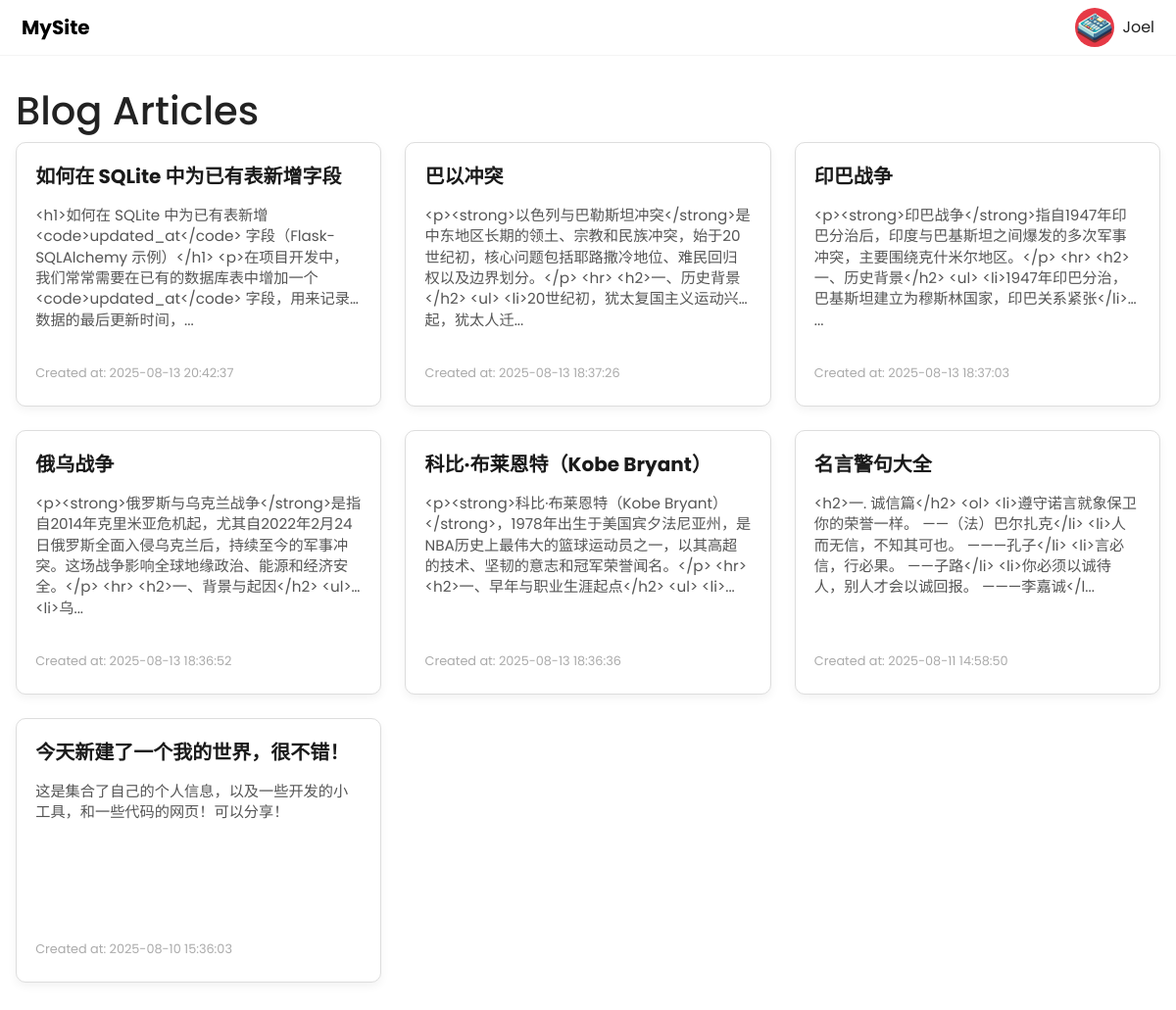
Screenshot of /blog/ with the database file from the repository.
### models/blog.py (models this page shows)
class Blog(db.Model):
    __tablename__ = 'blog'
    id = db.Column(db.Integer, primary_key=True)
    title = db.Column(db.String(150), nullable=False)
    content = db.Column(db.Text, nullable=False)
    cover_img = db.Column(db.String(200), nullable=True)
    created_at = db.Column(db.DateTime, default=datetime.utcnow)
    updated_at = db.Column(db.DateTime, default=datetime.utcnow, onupdate=datetime.utcnow)

### routes/blog.py (the view)
@blog_bp.route('/')
def blog_list():
    contents = Blog.query.order_by(Blog.created_at.desc()).all()
    return render_template('blog.html', contents=contents)

### templates/blog.html
{% extends 'base.html' %}
{% block content %}
<div class="english-container" role="main" aria-label="Blog Content List">
  <h1>Blog Articles</h1>
  <div class="english-list">
    {% if contents %}
      {% for content in contents %}
      <article class="english-card" tabindex="0" role="link" onclick="location.href='{{ url_for('blog.blog_detail', content_id=content.id) }}'">
        <h2 class="english-card-title">{{ content.title }}</h2>
        <p class="excerpt">{{ content.content[:150] }}{% if content.content|length > 150 %}...{% endif %}</p>
        <p class="date">Created at: {{ content.created_at.strftime('%Y-%m-%d %H:%M:%S') }}</p>
      </article>
      {% endfor %}
    {% else %}
      <p style="text-align:center; color:#888;">No Blog articles available.</p>
    {% endif %}
  </div>
</div>
{% endblock %}

### templates/base.html (shortened to what this page needs)
<!DOCTYPE html>
<html lang="zh">
<head>
    <link href="https://cdn.jsdelivr.net/npm/bootstrap@5.3.0/dist/css/bootstrap.min.css" rel="stylesheet"/>
    <link rel="stylesheet" href="{{ url_for('static', filename='css/style.css') }}"/>
    <link rel="stylesheet" href="{{ url_for('static', filename='css/private.css') }}"/>
    <link rel="stylesheet" href="{{ url_for('static', filename='css/tools.css') }}"/>
    <link rel="stylesheet" href="{{ url_for('static', filename='css/blog.css') }}"/>
    <link rel="stylesheet" href="{{ url_for('static', filename='css/private_blog.css') }}">
    <link rel="stylesheet" href="{{ url_for('static', filename='css/private_tools.css') }}">
    <link rel="stylesheet" href="{{ url_for('static', filename='css/personal.css') }}">
    <link rel="stylesheet" href="{{ url_for('static', filename='css/english.css') }}">
    <link rel="stylesheet" href="{{ url_for('static', filename='css/research.css') }}">
</head>
<body class="{% if request.path == '/' or request.path == '/private/blog' or request.path == '/private/english' or request.path == '/private/research'%}home-page{% else %}other-page{% endif %}">
<nav class="navbar navbar-expand-lg navbar-dark">
    <div class="container-fluid">
        <a class="navbar-brand fw-bold" href="/">MySite</a>
        <div class="d-flex align-items-center">
            <img src="{{ url_for('static', filename='img/icons/avatar.png') }}" alt="Avatar" class="avatar"/>
            <span class="ms-2">Joel</span>
        </div>
    </div>
</nav>
{% block content %}{% endblock %}
</body>
</html>

### static/css/style.css (style rules this page uses)
html, body, .container-home { margin: 0; padding: 0; }
body { font-family: 'Poppins', sans-serif; background: #ffffff; color: #222222; overflow-x: hidden; }
body.other-page { height: auto; overflow: auto; }
.navbar { background: rgba(255, 255, 255, 0.85) !important; backdrop-filter: blur(10px); color: #222222; border-bottom: 1.5px solid rgba(200, 200, 200, 0.2); position: sticky; top: 0; z-index: 1000; }
.navbar-brand { color: #000 !important; margin-left: 10px; }
.navbar .avatar { width: 40px; height: 40px; border-radius: 50%; user-select: none; }
.ms-2 { margin-right: 10px; }

### static/css/english.css (style rules this page uses)
.english-container { max-width: 1200px; margin: 2rem auto; padding: 0 1rem; }
.english-list { display: grid; grid-template-columns: repeat(auto-fill, minmax(280px, 1fr)); gap: 1.5rem; }
.english-card { background: #fff; border-radius: 10px; padding: 1.2rem; box-shadow: 0 4px 10px rgba(0, 0, 0, 0.05); cursor: pointer; transition: transform 0.2s ease, box-shadow 0.2s ease; height: 270px; display: flex; flex-direction: column; border: 1px solid #ddd; }
.english-card h2 { font-size: 1.25rem; font-weight: 700; margin-bottom: 0.5rem; color: #1a1a1a; line-height: 1.5; text-overflow: ellipsis; white-space: nowrap; transition: color 0.2s ease; flex-shrink: 0; overflow: hidden; }
.english-card .excerpt { font-size: 0.95rem; color: #555; line-height: 1.4; display: -webkit-box; -webkit-line-clamp: 5; -webkit-box-orient: vertical; overflow: hidden; text-overflow: ellipsis; margin: 6px 0; flex: 1; }
.english-card .date { font-size: 0.8rem; color: #aaa; margin-top: 0.8rem; white-space: nowrap; overflow: hidden; text-overflow: ellipsis; flex-shrink: 0; margin-bottom: 5px; }

### rows the page displays
Blog: title "如何在 SQLite 中为已有表新增字段", content "<h1>如何在 SQLite 中为已有表新增 <code>updated_at</code> 字段（Flask-SQLAlchemy 示例）</h1> <p>在项目开发中，我们常常需要在已有的数据库表中增加一个 <code>updated_at</code> 字段，用来记录数据的最后更新时间，", created_at "2025-08-13 20:42:37"
Blog: title "巴以冲突", content "<p><strong>以色列与巴勒斯坦冲突</strong>是中东地区长期的领土、宗教和民族冲突，始于20世纪初，核心问题包括耶路撒冷地位、难民回归权以及边界划分。</p> <hr> <h2>一、历史背景</h2> <ul> <li>20世纪初，犹太复国主义运动兴起，犹太人迁", created_at "2025-08-13 18:37:26"
Blog: title "印巴战争", content "<p><strong>印巴战争</strong>指自1947年印巴分治后，印度与巴基斯坦之间爆发的多次军事冲突，主要围绕克什米尔地区。</p> <hr> <h2>一、历史背景</h2> <ul> <li>1947年印巴分治，巴基斯坦建立为穆斯林国家，印巴关系紧张</li>", created_at "2025-08-13 18:37:03"
Blog: title "俄乌战争", content "<p><strong>俄罗斯与乌克兰战争</strong>是指自2014年克里米亚危机起，尤其自2022年2月24日俄罗斯全面入侵乌克兰后，持续至今的军事冲突。这场战争影响全球地缘政治、能源和经济安全。</p> <hr> <h2>一、背景与起因</h2> <ul> <li>乌", created_at "2025-08-13 18:36:52"
Blog: title "科比·布莱恩特（Kobe Bryant）", content "<p><strong>科比·布莱恩特（Kobe Bryant）</strong>，1978年出生于美国宾夕法尼亚州，是NBA历史上最伟大的篮球运动员之一，以其高超的技术、坚韧的意志和冠军荣誉闻名。</p> <hr> <h2>一、早年与职业生涯起点</h2> <ul> <li>", created_at "2025-08-13 18:36:36"
Blog: title "名言警句大全", content "<h2>一. 诚信篇</h2> <ol> <li>遵守诺言就象保卫你的荣誉一样。 ——（法）巴尔扎克</li> <li>人而无信，不知其可也。 ———孔子</li> <li>言必信，行必果。 ——子路</li> <li>你必须以诚待人，别人才会以诚回报。 ———李嘉诚</l", created_at "2025-08-11 14:58:50"
Blog: title "今天新建了一个我的世界，很不错！", content "这是集合了自己的个人信息，以及一些开发的小工具，和一些代码的网页！可以分享！", created_at "2025-08-10 15:36:03"
